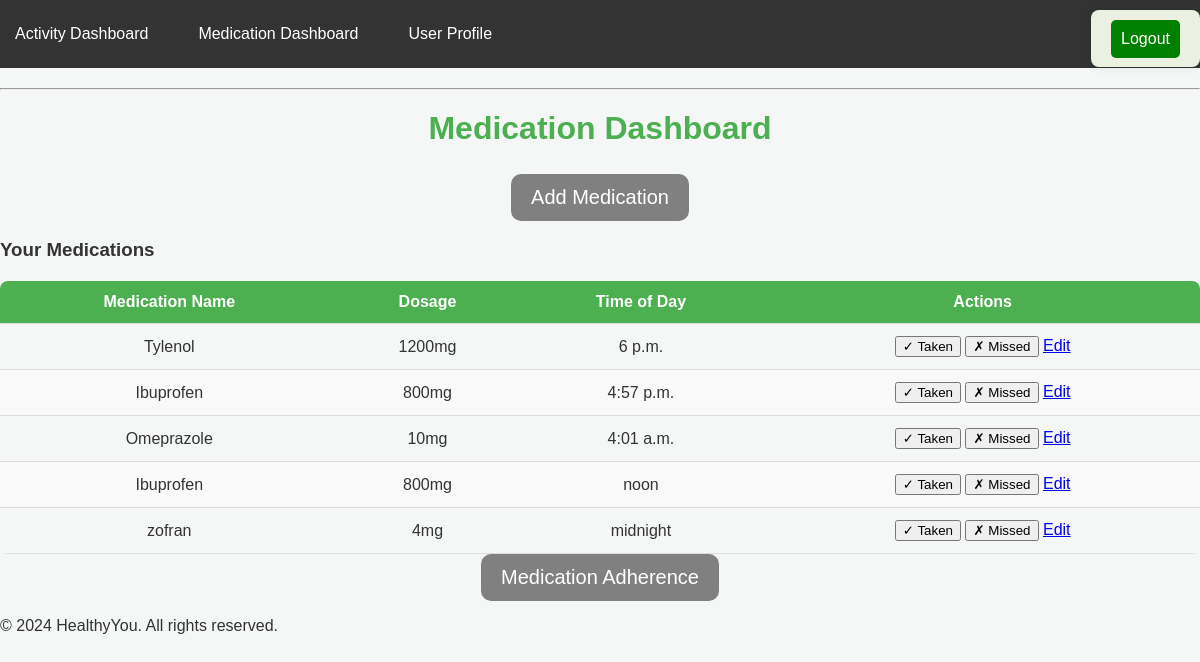
The page /dashboard/medication/ (signed in) on the database as committed earlier.
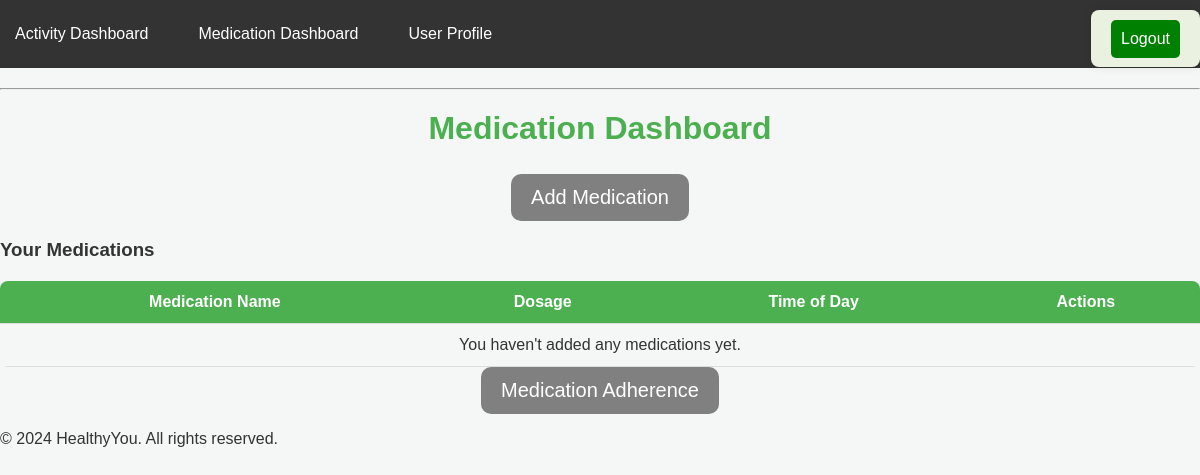
The same page on the database as committed later.
### tracker/models.py (models this page shows, shortened)
class MedicationSchedule(models.Model):
    user = models.ForeignKey(User, on_delete=models.CASCADE)  # Link each medication schedule to a user
    medication_name = models.CharField(max_length=200)  # Name of the medication or supplement
    dosage = models.CharField(max_length=100)  # Dosage prescribed (e.g., "500mg")
    time_of_day = models.TimeField()  # Scheduled time for taking the medication
    notes = models.TextField(blank=True)  # Optional notes or instructions
    medication_date = models.DateField()  # Specific date for taking the medication

### tracker/views.py (the view)
# urls.py: path('medication/', views.medication_dashboard, name='medication_dashboard'),
@login_required
def medication_dashboard(request):
    from datetime import date
    import logging
    logger = logging.getLogger(__name__)  # Set up application logging
    logger.debug("Today's date: %s", date.today())  # Debug logging for current date
    if hasattr(MedicationSchedule, 'medication_date'):
        medications_today = MedicationSchedule.objects.filter(user=request.user, medication_date=date.today())
    else:
        medications_today = MedicationSchedule.objects.filter(user=request.user, date=date.today())
    logger.debug("Medications Today Queryset: %s", medications_today)  # Log queryset for debugging purposes
    return render(request, 'tracker/medication_dashboard.html', {
        'medications_today': medications_today,
    })

### tracker/templates/tracker/medication_dashboard.html (shortened to what this page needs)
{% extends 'base.html' %}
{% block content %}
<section class="dashboard-header">
    <h2 class="text-center mb-4">Medication Dashboard</h2>
</section>
<div class="add-medication-container" style="text-align: center;">
    <a href="{% url 'medication_schedule' %}" style="background-color: gray; color: white; padding: 12px 20px; border-radius: 10px; text-decoration: none; display: inline-block; font-size: 1.25rem;">
         Add Medication
    </a>
</div>
<h3 class="text-center">Your Medications</h3>
<table class="medication-table">
    <thead>
        <tr>
            <th>Medication Name</th>
            <th>Dosage</th>
            <th>Time of Day</th>
            <th>Actions</th>
        </tr>
    </thead>
    <tbody>
        {% for medication in medications_today %}
            <tr class="{% if medication.has_taken %}status-taken{% elif medication.has_missed %}status-missed{% endif %}">
                <td>{{ medication.medication_name }}</td>
                <td>{{ medication.dosage }}</td>
                <td>{{ medication.time_of_day }}</td>
                <td class="table-actions">
                    <button type="button" class="btn btn-success btn-sm medication-button-taken" id="medication-taken-button-{{ medication.id }}" data-medication-id="{{ medication.id }}" data-status="taken">✓ Taken</button>
                    <button type="button" class="btn btn-danger btn-sm medication-button-missed" id="medication-missed-button-{{ medication.id }}" data-medication-id="{{ medication.id }}" data-status="missed">✗ Missed</button>
                    <a href="{% url 'medication_schedule_edit' medication.id %}" class="btn btn-outline-info btn-sm">Edit</a>
                </td>
            </tr>
        {% empty %}
            <tr>
                <td colspan="4" class="text-center text-muted">You haven't added any medications yet.</td>
            </tr>
        {% endfor %}
    </tbody>
</table>
<div class="add-medication-container" style="text-align: center;">
    <a href="{% url 'medication_adherence_dashboard' %}" style="background-color: gray; color: white; padding: 12px 20px; border-radius: 10px; text-decoration: none; display: inline-block; font-size: 1.25rem;">
         Medication Adherence
    </a>
</div>
{% endblock %}

### tracker/templates/base.html (shortened to what this page needs)
<!DOCTYPE html>
<html lang="en">
<head>
    {% load static %}
    <link rel="stylesheet" href="{% static 'css/style.css' %}">
</head>
<body>
    <nav>
        <ul style="list-style-type: none; display: flex; align-items: center; justify-content: space-between; padding: 0; margin: 0;">
            <div style="display: flex; gap: 20px; margin-right: auto;">
                <li>
                    <a href="{% url 'activity_dashboard' %}" style="text-decoration: none;">Activity Dashboard</a>
                </li>
                <li>
                    <a href="{% url 'medication_dashboard' %}" style="text-decoration: none;">Medication Dashboard</a>
                </li>
                <li>
                    <a href="{% url 'profile' %}" style="text-decoration: none;">User Profile</a>
                </li>
            </div>
            <li style="margin-left: auto;">
                <form method="POST" action="{% url 'logout' %}" style="margin: 0; display: inline;">
                    <button type="submit" style="background: green; border: none; color: white; cursor: pointer; padding: 10px; border-radius: 5px; outline: none;">
                        Logout
                    </button>
                </form>
            </li>
        </ul>
    </nav>
    <hr>
    <div class="content">
        {% block content %}{% endblock %}
    </div>
    <footer>
        <p>&copy; 2024 HealthyYou. All rights reserved.</p>
    </footer>
</body>
</html>

### tracker/static/css/style.css (style rules this page uses)
body { font-family: 'Arial', sans-serif; margin: 0; padding: 0; background-color: #f4f7f6; color: #333; }
h1, h2 { font-size: 2em; color: #4CAF50; text-align: center; margin-top: 20px; }
nav { background-color: #333; padding: 10px 0; margin-bottom: 20px; }
nav ul { list-style: none; display: flex; justify-content: center; gap: 20px; }
nav a { color: white; text-decoration: none; padding: 10px 15px; border-radius: 5px; transition: background-color 0.3s ease; }
form { margin-top: 20px; padding: 20px; background-color: #eaf1e0; border-radius: 8px; box-shadow: 0 0 10px rgba(0, 0, 0, 0.1); }
form button { background-color: #4CAF50; color: white; border: none; padding: 10px 20px; border-radius: 5px; cursor: pointer; font-size: 16px; margin-top: 10px; }
table { width: 100%; border-collapse: collapse; margin-top: 20px; border-radius: 8px; overflow: hidden; }
table th, table td { padding: 12px; text-align: center; border-bottom: 1px solid #ddd; }
table th { background-color: #4CAF50; color: white; }

Rows that differ between the two databases and show on the page:
no longer on this page (row edited): MedicationSchedule: medication_name "Tylenol", dosage "1200mg", time_of_day "6 p.m."
no longer on this page (row edited): MedicationSchedule: medication_name "Ibuprofen", dosage "800mg", time_of_day "4:57 p.m."
no longer on this page (row edited): MedicationSchedule: medication_name "Omeprazole", dosage "10mg", time_of_day "4:01 a.m."
no longer on this page (row edited): MedicationSchedule: medication_name "Ibuprofen", dosage "800mg", time_of_day "noon"
no longer on this page (row edited): MedicationSchedule: medication_name "zofran", dosage "4mg", time_of_day "midnight"
Other text that changed with them:
text now shown: "You haven't added any medications yet."
